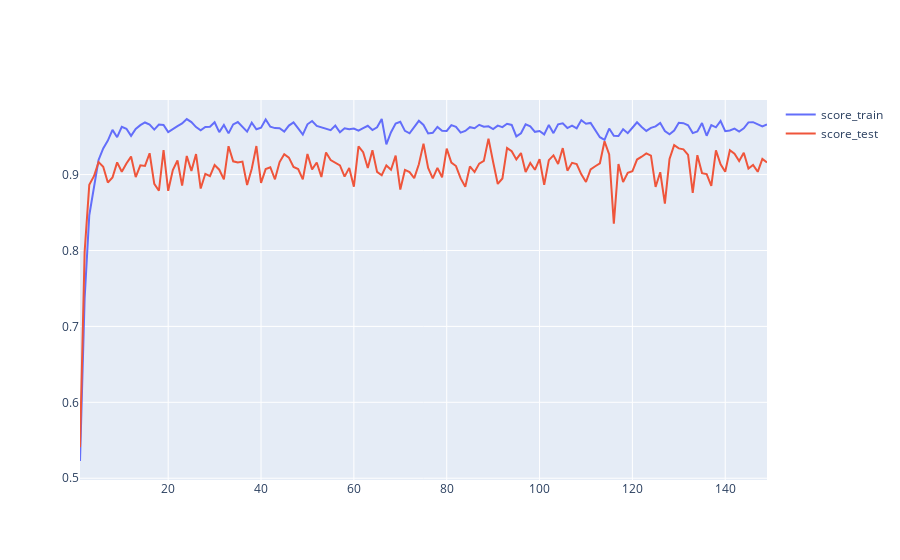

Source (notebook cell):
### Markdown cell above
### Best-Guess Optimal Model
What is the max_depth parameter that you think would optimize the model? Run your model and explain its performance.

### Code cell
# Your response here
depth_list = np.arange(1,150)

rfr_list = [RandomForestRegressor(n_estimators = 10, max_depth = i).fit(X_train, y_train) for i in depth_list]
score_train = [performance_metric(y_train, rfr.predict(X_train)) for rfr in rfr_list]
score_test = [performance_metric(y_test, rfr.predict(X_test)) for rfr in rfr_list]


fig = go.Figure(data=[
    go.Scatter(x = depth_list, y= score_train, name='score_train'),
    go.Scatter(x = depth_list, y= score_test, name = 'score_test')
])
fig.show()

### Figure 1 — Plotly figure (JSON) as saved in the notebook; plotly's stock layout.template omitted (floating-point values rounded to 4 significant figures; data arrays with more than 128 entries replaced by an {"elided": "..."} marker saying what was removed)
{"data": [{"name": "score_train", "type": "scatter", "x": {"elided": "149 int values"}, "y": {"elided": "149 float values"}}, {"name": "score_test", "type": "scatter", "x": {"elided": "149 int values"}, "y": {"elided": "149 float values"}}], "layout": {}}
